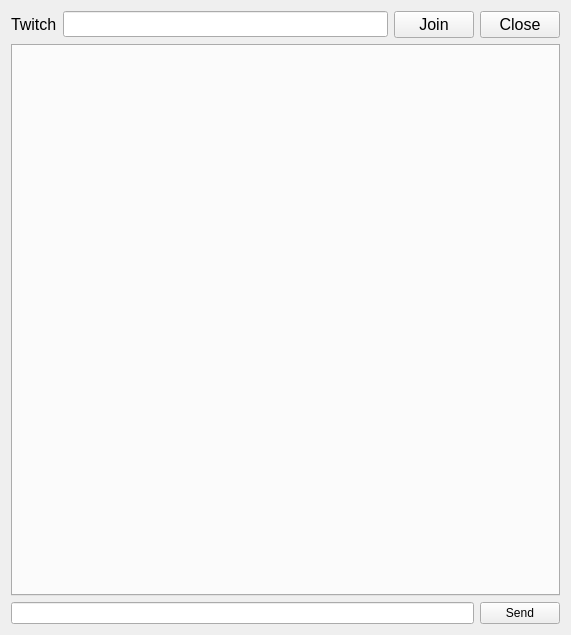
<?xml version="1.0" encoding="UTF-8"?>
<ui version="4.0">
 <class>MainWindow</class>
 <widget class="QMainWindow" name="MainWindow">
  <property name="geometry">
   <rect>
    <x>0</x>
    <y>0</y>
    <width>571</width>
    <height>635</height>
   </rect>
  </property>
  <property name="windowTitle">
   <string>MainWindow</string>
  </property>
  <widget class="QWidget" name="centralWidget">
   <layout class="QGridLayout" name="gridLayout">
    <item row="0" column="0">
     <widget class="QLabel" name="twitch_icon">
      <property name="font">
       <font>
        <pointsize>12</pointsize>
        <weight>50</weight>
        <italic>false</italic>
        <bold>false</bold>
       </font>
      </property>
      <property name="text">
       <string>Twitch</string>
      </property>
     </widget>
    </item>
    <item row="0" column="1">
     <widget class="QLineEdit" name="channelEdit">
      <property name="font">
       <font>
        <pointsize>11</pointsize>
       </font>
      </property>
     </widget>
    </item>
    <item row="0" column="2">
     <widget class="QPushButton" name="joinButton">
      <property name="font">
       <font>
        <pointsize>12</pointsize>
        <weight>50</weight>
        <italic>false</italic>
        <bold>false</bold>
       </font>
      </property>
      <property name="text">
       <string>Join</string>
      </property>
     </widget>
    </item>
    <item row="0" column="3">
     <widget class="QPushButton" name="closeButton">
      <property name="enabled">
       <bool>true</bool>
      </property>
      <property name="font">
       <font>
        <pointsize>12</pointsize>
        <weight>50</weight>
        <italic>false</italic>
        <bold>false</bold>
       </font>
      </property>
      <property name="text">
       <string>Close</string>
      </property>
     </widget>
    </item>
    <item row="1" column="0" colspan="4">
     <widget class="QTabWidget" name="ircTabWidget">
      <property name="enabled">
       <bool>true</bool>
      </property>
      <property name="font">
       <font>
        <pointsize>12</pointsize>
       </font>
      </property>
      <property name="tabShape">
       <enum>QTabWidget::Triangular</enum>
      </property>
      <property name="currentIndex">
       <number>-1</number>
      </property>
      <property name="iconSize">
       <size>
        <width>16</width>
        <height>16</height>
       </size>
      </property>
     </widget>
    </item>
    <item row="2" column="3">
     <widget class="QPushButton" name="sendButton">
      <property name="text">
       <string>Send</string>
      </property>
     </widget>
    </item>
    <item row="2" column="0" colspan="3">
     <widget class="QLineEdit" name="chatEdit"/>
    </item>
   </layout>
  </widget>
 </widget>
 <layoutdefault spacing="6" margin="11"/>
 <resources/>
 <connections/>
</ui>
